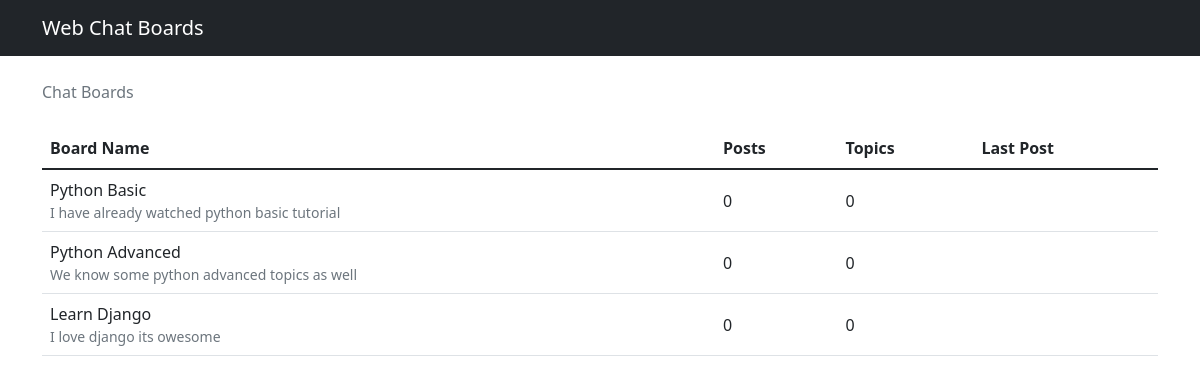
The page / on the database its author committed.
### webchat/models.py (models this page shows, shortened)
class ChatBoard(models.Model):
    name = models.CharField(max_length = 35, unique = True)
    details = models.CharField(max_length = 150)

### webchat/views.py (the view)
# urls.py: 2. Add a URL to urlpatterns:  path('', views.home, name='home')
def home(request):
    chatBoard = ChatBoard.objects.all()
    return render(request, 'home.html',{'chatBoard':chatBoard})

### templates/home.html
{% extends 'base.html' %}
{% block breadcrumb %}
  <li class="breadcrumb-item active">Chat Boards</li>
{% endblock %}
{% block content %}
      <table class="table">
        <thead class="thead-inverse">
          <tr>
            <th>Board Name</th>
            <th>Posts</th>
            <th>Topics</th>
            <th>Last Post</th>
          </tr>
        </thead>
        <tbody>
            {% for board in chatBoard %}
            <tr>
                <td>
                  {{ board.name }}
                  <small class="text-muted d-block">{{ board.details }}</small>
                </td>
                <td class="align-middle">0</td>
                <td class="align-middle">0</td>
                <td>
                </td>
            </tr>
          {% endfor %}
          </tbody>
      </table>
{% endblock %}

### rows shown on the page
ChatBoard: name "Python Basic", details "I have already watched python basic tutorial"
ChatBoard: name "Python Advanced", details "We know some python advanced topics as well"
ChatBoard: name "Learn Django", details "I love django its owesome"
